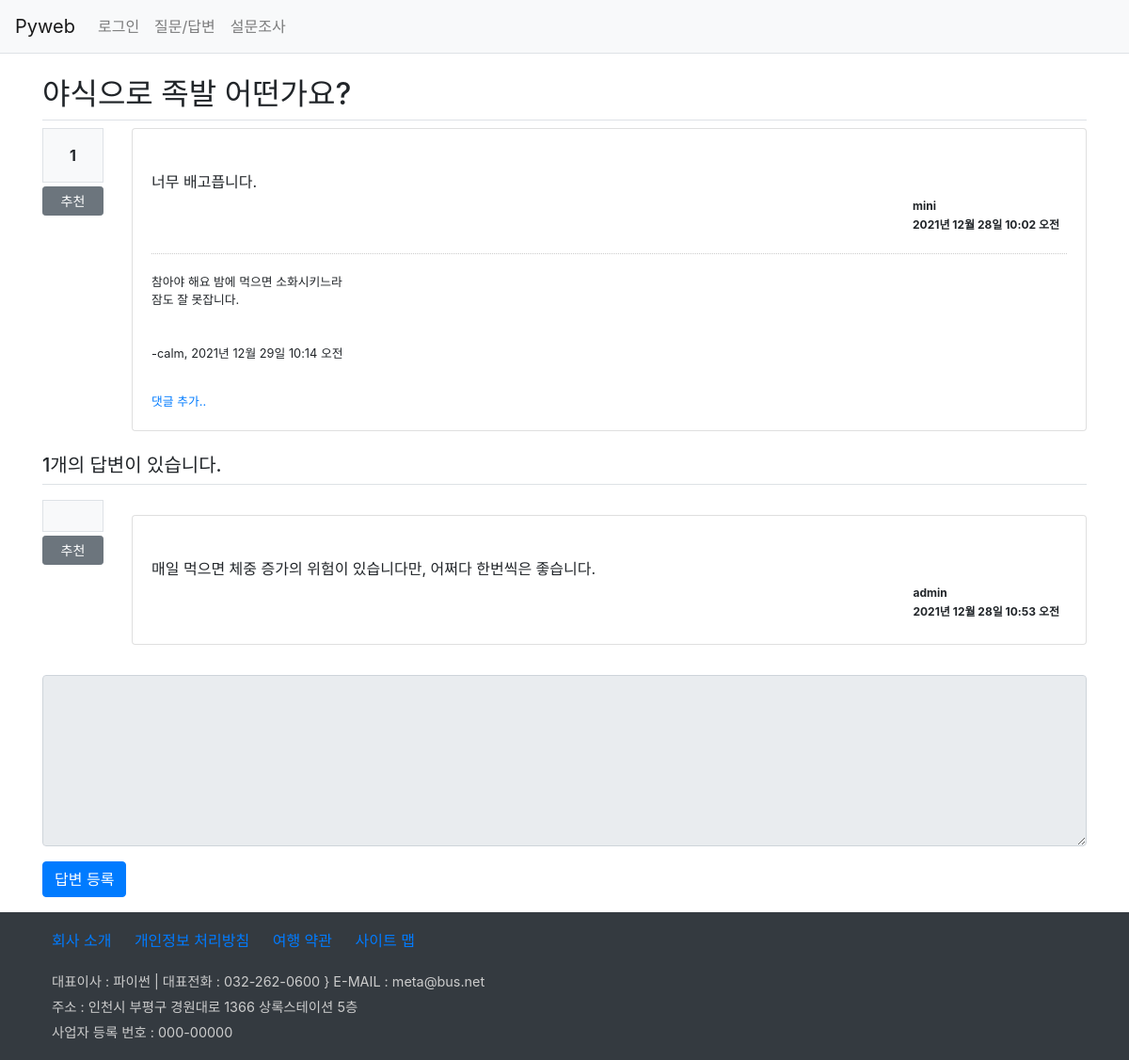
The page /board/43/ on the database its author committed.
### board/models.py (models this page shows, shortened)
class Question(models.Model):
    author = models.ForeignKey(User, on_delete=models.CASCADE, related_name='author_question')
    subject = models.CharField(max_length=100)  #제목 칼럼
    content = models.TextField()                #질문 내용
    create_date = models.DateTimeField()        #질문 작성일
    modify_date = models.DateTimeField(null=True, blank=True)  #질문 수정일
    voter = models.ManyToManyField(User, related_name='voter_question')        #추천수

class Comment(models.Model):
    author = models.ForeignKey(User, on_delete=models.CASCADE) # 댓글 글쓴이
    content = models.TextField()        # 댓글 내용
    create_date = models.DateTimeField() # 작성일
    modify_date = models.DateTimeField(null=True, blank=True)
    question = models.ForeignKey(Question, null=True, blank=True,
                                 on_delete=models.CASCADE)
    answer = models.ForeignKey(Answer, null=True, blank=True,
                                 on_delete=models.CASCADE)

class Answer(models.Model):
    author = models.ForeignKey(User, on_delete=models.CASCADE)
    question = models.ForeignKey(Question, on_delete=models.CASCADE) #외래키, 제목
    content = models.TextField()          #답변 내용
    create_date = models.DateTimeField()  #답변 작성일
    modify_date = models.DateTimeField(null=True, blank=True)

### board/views.py (the view)
# urls.py: path('<int:question_id>/', views.detail, name='detail'),
def detail(request, question_id):
    question = get_object_or_404(Question, pk=question_id)
    return render(request, 'board/detail.html', {'question':question})

### templates/board/detail.html (shortened to what this page needs)
{% extends 'base.html' %}
{% block content %}
<div class="container my-3">
    <h2 class="border-bottom py-2">{{ question.subject }}</h2>
    <div class="row">
        <div class="col-1">
            <div class="bg-light text-center border font-weight-bolder p-3">
                {{ question.voter.count }}
            </div>
            <a href="#" data-uri="{% url 'board:vote_question' question.id %}"
               class="recommend btn btn-sm btn-secondary btn-block my-1">추천</a>
        </div>
        <div class="col-11">
        <div class="card">
            <div class="card-body">
                <div class="card-text" style="white-space:pre-line">
                    {{ question.content }}
                </div>
                <div class="d-flex justify-content-end">
                    <div class="badge bagde-light text-left p-2">
                        <div class="mb-2">{{ question.author }}</div>
                        <div>{{ question.create_date }}</div>
                    </div>
                </div>
                <div class="mt-3">
                    {% for comment in question.comment_set.all %}
                    <div class="comment my-2">
                        <span style="white-space:pre-line">
                            {{ comment.content }}
                        <span>
                        <span>
                            -{{ comment.author }}, {{ comment.create_date }}
                        </span>
                    </div>
                    {% endfor %}
                </div>
                <div>
                    <a href="{% url 'board:comment_create_question' question.id %}"
                       class="small">댓글 추가..</a>
                </div>
            </div>
        </div>
        </div>
    </div>
    <h5 class="border-bottom my-3 py-2">
        {{ question.answer_set.count }}개의 답변이 있습니다.
    </h5>
    {% for answer in question.answer_set.all %}
    <div class="row my-3">
        <div class="col-1">
            <div class="bg-light text-center p-3 border font-weight-bolder mb-1">
            </div>
            <a href="#" data-uri="{% url 'board:vote_answer' answer.id %}"
               class="recommend btn btn-sm btn-secondary btn-block my-1">추천</a>
        </div>
    <div class="col-11">
        <div class="card my-3">
            <div class="card-body">
                <div class="card-text" style="white-space:pre-line">
                    {{ answer.content }}
                </div>
                <div class="d-flex justify-content-end">
                    <div class="badge bagde-light text-left p-2">
                        <div class="mb-2">{{ answer.author }}</div>
                        <div>{{ answer.create_date }}</div>
                    </div>
                </div>
            </div>
        </div>
    </div>
</div>
    {% endfor %}
    <form action="{% url 'board:answer_create' question.id %}" method="post">
        <div class="form-group">
            <textarea name="content" rows="7" cols="50" class="form-control"
                        {% if not user.is_authenticated %}
                            disabled
                        {% endif %}></textarea>
        </div>
        <input type="submit" value="답변 등록" class="btn btn-primary">
    </form>
</div>
{% endblock %}

### static/board/css/style.css (style rules this page uses)
.comment { border-top:1px dotted #ccc; font-size: 0.8rem }

### rows shown on the page
Question: subject "야식으로 족발 어떤가요?", voter.count "1", content "너무 배고픕니다.", author "mini", create_date "2021년 12월 28일 10:02 오전", answer_set.count "1"
Comment: content "참아야 해요 밤에 먹으면 소화시키느라 잠도 잘 못잡니다.", author "calm", create_date "2021년 12월 29일 10:14 오전"
Answer: content "매일 먹으면 체중 증가의 위험이 있습니다만, 어쩌다 한번씩은 좋습니다.", author "admin", create_date "2021년 12월 28일 10:53 오전"
